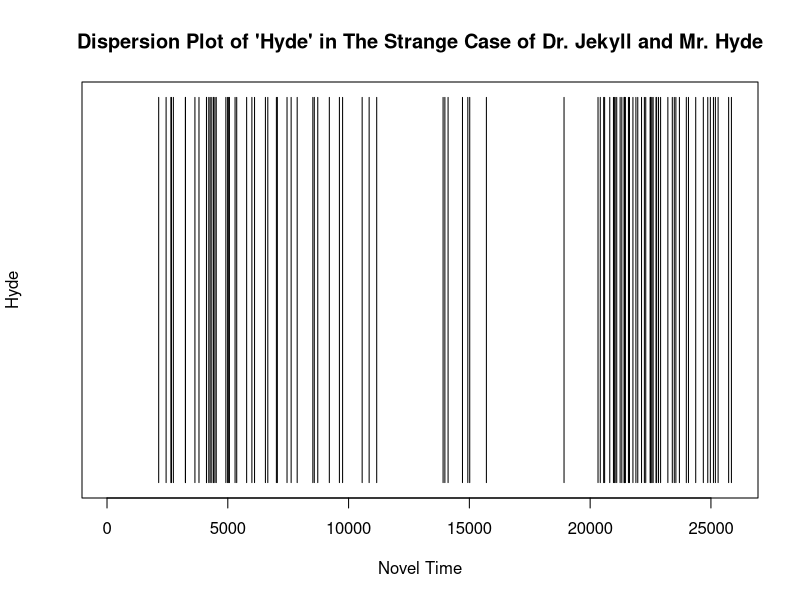
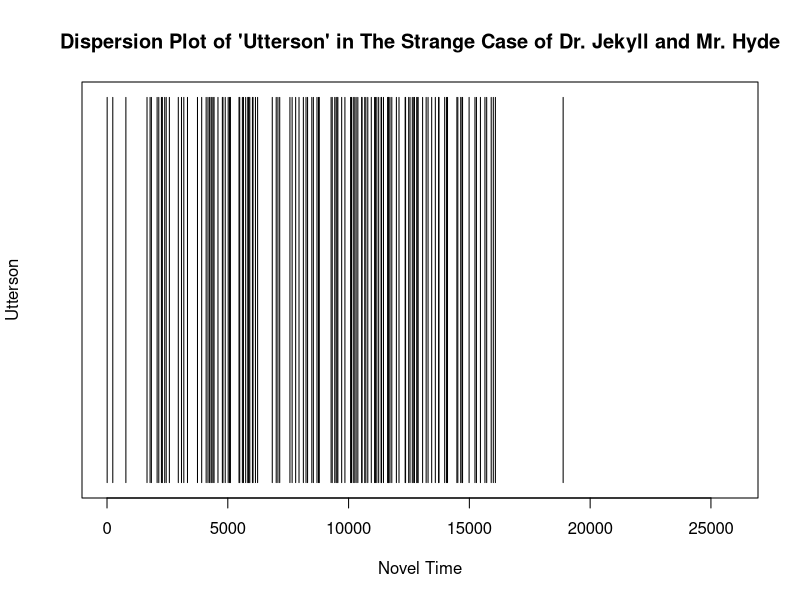
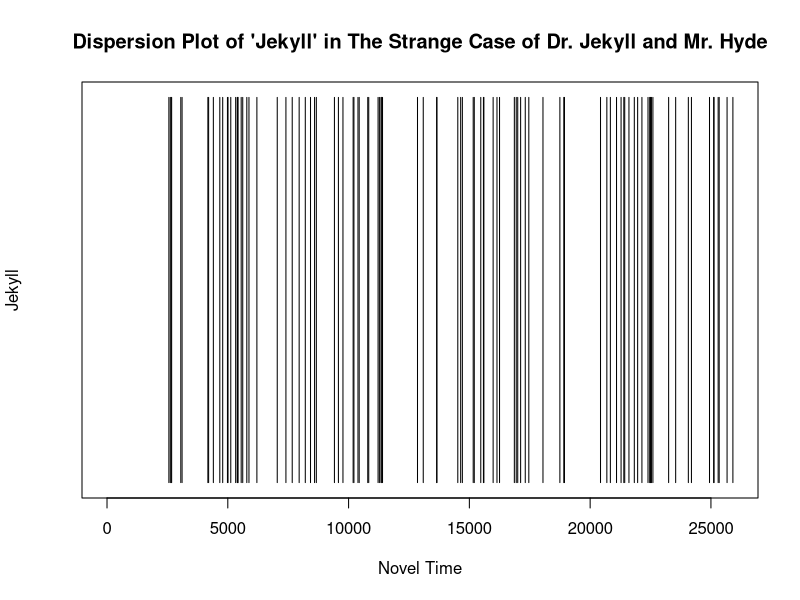

Recreate these plots in R, in order.
setwd ("~/Desktop/HenryJ")
text.v <- scan("43-0.txt", what="character", sep="\n")
start.v <-which(text.v == "STORY OF THE DOOR")
end.v <-2135L
start.metadata.v <-text.v[1:start.v-1]
end.metadata.v <- text.v[(end.v+1):length(text.v)]
metadata.v <- c(start.metadata.v, end.metadata.v)
novel.lines.v <- text.v[start.v:end.v]
novel.v <- paste(novel.lines.v, collapse=" ")
novel.lower.v <- tolower(novel.v)
hyde.words.1 <-strsplit(novel.lower.v, "\\W")
hyde.words.v <- unlist(hyde.words.1)
not.blanks.v <- which(hyde.words.v!="")
hyde.words.v <- hyde.words.v[not.blanks.v]
hyde.freqs.t <-table(hyde.words.v)
sorted.hyde.freqs.t <- sort(hyde.freqs.t, decreasing=TRUE)
n.hyde.v <-seq(1:length(hyde.words.v))
#hyde dispersion plot
hyde.v <-which(hyde.words.v=="hyde")
hyde.count.v <-rep(NA,length(n.hyde.v))
hyde.count.v[hyde.v] <-1
plot(hyde.count.v, main="Dispersion Plot of 'Hyde' in The Strange Case of Dr. Jekyll and Mr. Hyde",
     xlab="Novel Time", ylab="Hyde", type="h", ylim=c(0,1), yaxt='n')
#utterson dispersion plot
utterson.v <-which(hyde.words.v=="utterson")
utterson.count.v <-rep(NA,length(n.hyde.v))
utterson.count.v[utterson.v] <-1
plot(utterson.count.v, main="Dispersion Plot of 'Utterson' in The Strange Case of Dr. Jekyll and Mr. Hyde",
     xlab="Novel Time", ylab="Utterson", type="h", ylim=c(0,1), yaxt='n')
#jekyll dispersion plot
jekyll.v <-which(hyde.words.v=="jekyll")
jekyll.count.v <-rep(NA,length(n.hyde.v))
jekyll.count.v[jekyll.v] <-1
plot(jekyll.count.v, main="Dispersion Plot of 'Jekyll' in The Strange Case of Dr. Jekyll and Mr. Hyde",
     xlab="Novel Time", ylab="Jekyll", type="h", ylim=c(0,1), yaxt='n')